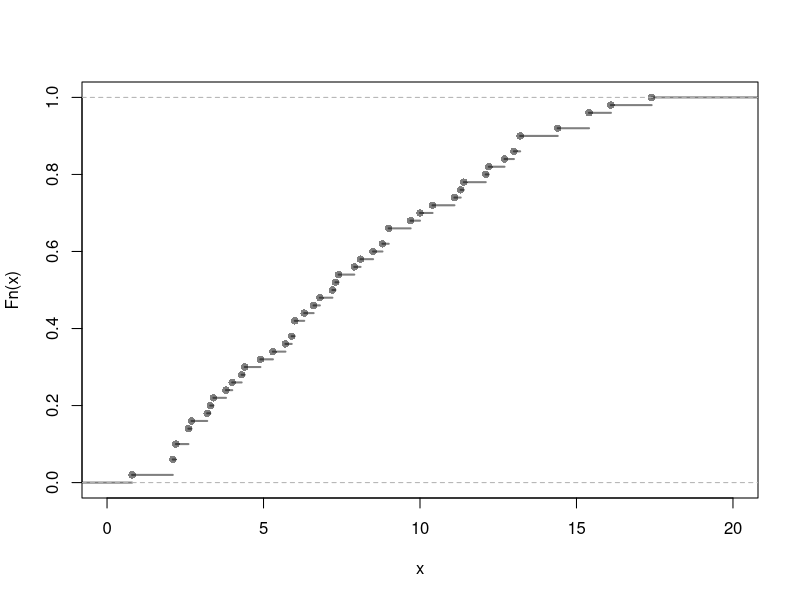

Source code (R):
## ---- chunk 1
x  <- c(1,2,3)
px <- c(0.2,0.5,0.3)
g  <- function(x) x^2 + 1
sum(g(x) * px) 
## ---- chunk 2
set.seed(1)
x <- rexp(5e5, rate = 1)           # X ~ Exp(1)
mean(sqrt(x))                      # LOTUS Simulation
sqrt(pi) / 2                       # Exact via LOTUS integral
## ---- chunk 3
# Continuous Example 1
mean( sqrt(x) )
sqrt( mean(x) ) 

# Continuous Example 2
mean( log(x) )
log( mean(x) ) 
## ---- chunk 4
## Discrete Example
x  <- c(1,2,3)
px <- c(0.2,0.5,0.3)
EX <- sum(x * px)
EX

g  <- sqrt
gEX <- g(EX)
EgX <- sum(g(x) * px)
c(gEX, EgX)
## ---- chunk 5
mean( exp(x) )
exp( mean(x) )  
## ---- chunk 6
# Empirical Distribution
X <- USArrests$Murder
FX_hat <- ecdf(X)
plot(FX_hat, lwd=2, xlim=c(0,20),
    pch=16, col=grey(0,.5), main='')

# Generating a random variable
p <- runif(3000) ## Multiple Draws
QX_hat <- quantile(X, p, type=1)
QX_hat[1:5]
## ---- chunk 7
# Theoretical Quantile Function (from VGAM::qdagum)
qdagum <- function(p, scale.b=1, shape1.a, shape2.c) {
  # Quantile function (theoretically derived from the CDF)
  ans <- scale.b * (expm1(-log(p) / shape2.c))^(-1 / shape1.a)
  # Special known cases
  ans[p == 0] <- 0
  ans[p == 1] <- Inf
  # Safety Checks
  ans[p < 0] <- NaN
  ans[p > 1] <- NaN
  if(scale.b <= 0 | shape1.a <= 0 | shape2.c <= 0){ ans <- ans*NaN }
  # Return
  return(ans)
}

# Generate Random Variables (VGAM::rdagum)
rdagum <-function(n, scale.b=1, shape1.a, shape2.c){
    p <- runif(n) # generate random probabilities
    x <- qdagum(p, scale.b=scale.b, shape1.a=shape1.a, shape2.c=shape2.c) #find the inverses
    return(x)
}

# Example
set.seed(123)
X <- rdagum(3000,1,3,1)
X[1:5]
